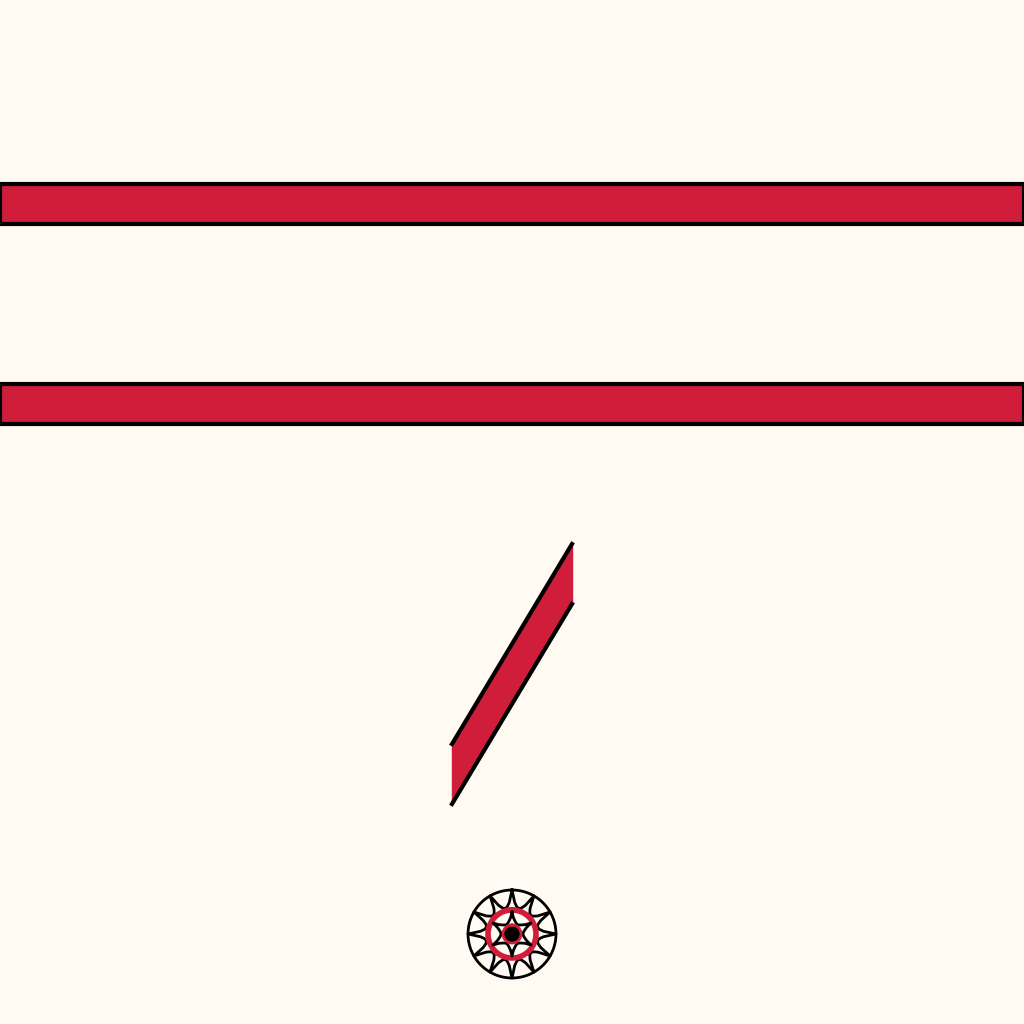

The script that saved this image:
# -*- coding: utf-8 -*-
import numpy as np
import matplotlib.pyplot as plt
import matplotlib as mpl
from matplotlib.colors import ListedColormap as licama
ku = 1024
kv = 1024

plt.figure(figsize=[ku/100.,kv/100.])
ax = plt.axes([0,0,1,1],aspect=1,xlim=[0,ku],ylim=[0,kv],facecolor='#fffbf2')
ax.yaxis.set_major_locator(mpl.ticker.NullLocator())
ax.xaxis.set_major_locator(mpl.ticker.NullLocator())
plt.setp([ax.spines[x] for x in ax.spines],lw=0)

# เส้นแดงแนวนอนที่ด้าม
plt.axhspan(800,840,fc='#d01d3a',lw=3,edgecolor='k')
plt.axhspan(600,640,fc='#d01d3a',lw=3,edgecolor='k')
# เส้นแดงเฉียงที่ใบพาย
plt.fill_between([512-60,512+60],[220,420],[280,480],color='#d01d3a')
plt.plot([512-60,512+60],[220,420],'k',lw=3)
plt.plot([512-60,512+60],[280,480],'k',lw=3)

# สัญลักษณ์กลมๆกลางใบพาย
theta = np.linspace(0,360,73)
u = np.sin(np.radians(theta))*44+512
v = np.cos(np.radians(theta))*44+90
plt.plot(u,v,'k',lw=2)
u = np.sin(np.radians(theta))*44*(1-np.abs(np.sin(np.radians(theta*6)))**0.5/2.5)+512
v = np.cos(np.radians(theta))*44*(1-np.abs(np.sin(np.radians(theta*6)))**0.5/2.5)+90
plt.plot(u,v,'k',lw=2)
u = np.sin(np.radians(theta))*24+512
v = np.cos(np.radians(theta))*24+90
plt.plot(u,v,'#d01d3a',lw=4)
u = np.sin(np.radians(theta))*22*(1-np.abs(np.sin(np.radians(theta*3)))**0.5/2)+512
v = np.cos(np.radians(theta))*22*(1-np.abs(np.sin(np.radians(theta*3)))**0.5/2)+90
plt.plot(u,v,'k',lw=2)
u = np.sin(np.radians(theta))*9+512
v = np.cos(np.radians(theta))*9+90
plt.plot(u,v,'#d01d3a',lw=2)
u = np.sin(np.radians(theta[::1]))*8+512.
v = np.cos(np.radians(theta[::1]))*8+90.
u = np.hstack([u,[512.]])
v = np.hstack([v,[90.]])
plt.tripcolor(u,v,np.stack([np.arange(72),np.arange(1,73),np.ones(72)*73],1),np.zeros(72),cmap=licama(['#000000']),lw=0)

plt.savefig('laibaiphai.png',dpi=100)
plt.close()